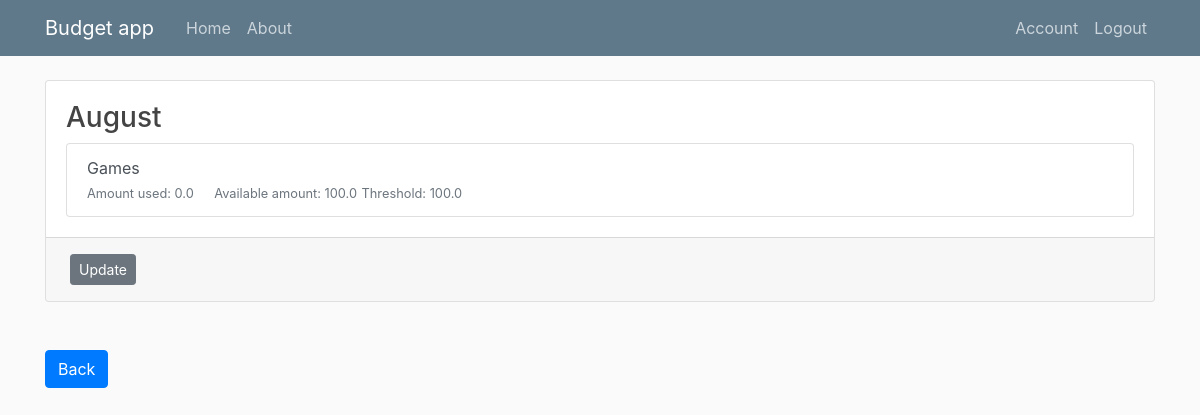
Screenshot of /budget/1 (signed in) with the database file from the repository.
### budget_app/models.py (models this page shows, shortened)
class Budget(db.Model):
    id  = db.Column(db.Integer,primary_key=True)
    name = db.Column(db.String)
    inicial_amount = db.Column(db.Float)
    saving_amount = db.Column(db.Float,nullable=True,default=0)
    available_amount = db.Column(db.Float,nullable=True,default=0)
    user_id = db.Column(db.Integer,db.ForeignKey('user.id'),nullable=False)

class Category(db.Model):
    id = db.Column(db.Integer,primary_key=True)
    name = db.Column(db.String(45),nullable=False,unique=True)
    description = db.Column(db.String(45),nullable=True)
    budgets = db.relationship('Budget_category',backref='category',lazy=True)

class Budget_category(db.Model):
    id  = db.Column(db.Integer,primary_key=True)
    threshold = db.Column(db.Float,nullable=False)
    used_amount = db.Column(db.Float,nullable=True,default=0)
    available_amount = db.Column(db.Float,nullable=True,default=0)
    budget_id = db.Column(db.Integer,db.ForeignKey('budget.id'),nullable=False)
    category_id = db.Column(db.Integer,db.ForeignKey('category.id'),nullable=False)
    budgets = db.relationship('Budget',backref='categories',lazy=True)

### budget_app/routes.py (the view)
@app.route('/budget/<budget_id>',methods=['GET','POST'])
@login_required
def budget(budget_id):
    budget = Budget.query.get_or_404(budget_id)
    categories = []
    for c in budget.categories:
        category_db = Category.query.filter_by(id=c.category.id).first()
        name = category_db.name
        category = {
            'id':c.id,
            'name':name,
            'used_amount':c.used_amount,
            'threshold':c.threshold,
            'available_amount':c.available_amount,
        }
        categories.append(category)
    return render_template('budget.html',budget=budget, title=budget.name,categories=categories)

### budget_app/models.py (called while the page is built)
@login_manager.user_loader
def load_user(user_id):
    return User.query.get(int(user_id))

### budget_app/templates/budget.html (shortened to what this page needs)
{% extends "layout.html" %}
{% block content %}
<div class="card">
    <div class="card-body">
        <h3>{{ budget.name }}</h3>
        <div class="list-group">
            {% for category in categories %}
            <a href="{{ url_for('update_budget_category',budget_id=budget.id,category_id=category.id) }}" class="list-group-item list-group-item-action">
                <div>
                    {{ category.name }}
                </div>
                <small class="text-muted mr-3"> Amount used: {{category.used_amount}}</small>
                <small class="text-muted"> Available amount: {{category.available_amount}}</small>
                <small class="text-muted"> Threshold: {{category.threshold}}</small>
            </a>
            {% endfor %}
        </div>
    </div>
    <div class="card-footer">
        <a class="btn btn-secondary btn-sm m-1"
            href="{{ url_for('update_budget',budget_id=budget.id)}}">Update</a>
    </div>
</div>
<a class="btn btn-primary mt-5" href="{{ url_for('budgets')}}">Back</a>
{% endblock %}

### budget_app/static/main.css (style rules this page uses)
body { background: #fafafa; color: #333333; margin-top: 5rem; }
h1, h2, h3, h4, h5, h6 { color: #444444; }

### rows the page displays
Budget: name "August"
Category: name "Games"
Budget_category: used_amount "0.0", available_amount "100.0", threshold "100.0"
